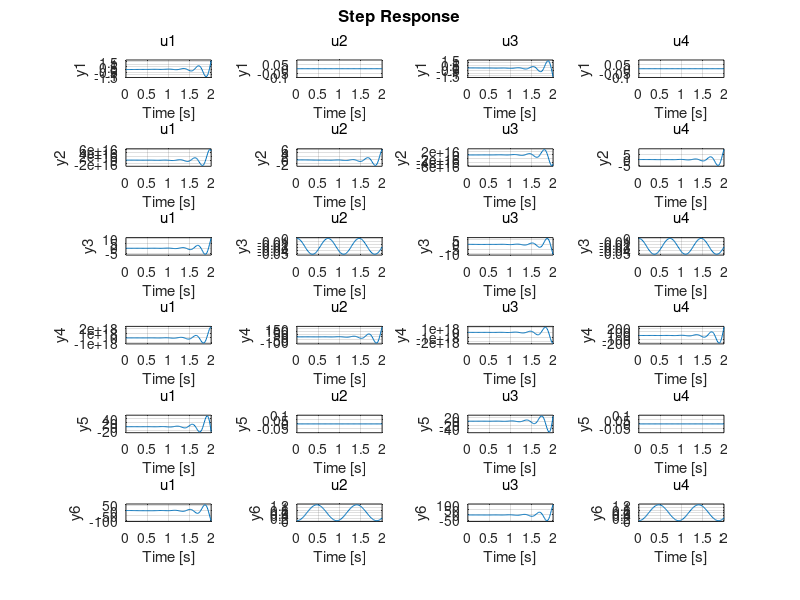

Here is the MATLAB script that generated this plot:
%====================Parameters====================
%total mass of the vehicle, ask your mechanics
tot_m = 0.5; %in kg (assumption)
%mass of each motors, ask your mechanics
%unused in this program
mass1 = 0.1; %in kg
mass2 = 0.1; %in kg
mass3 = 0.1; %in kg
mass4 = 0.1; %in kg
%Radius of the prop, ask your mechanics
%unused in this program
radius1 = 0.1; %in meter
radius2 = 0.1; %in meter
radius3 = 0.1; %in meter
radius4 = 0.1; %in meter
%Length of the arm, ask your mechanics
frame_r = 0.25; %in meter (assumption)
%Center of mass, ask your mechanics
x_com = 0.5; %center of mass in meter
y_com = 0.5; %center of mass in meter
%Thrust force for each propellers (assumptions), ask your mechanics
f1 = 1.0;
f2 = 1.0;
f3 = 1.0;
f4 = 1.0;
%Moment of inertia along the x, y, and z-axis, ask your mechanics
%assumption
I_x = 0.0196; %in kgm^2
I_y = 0.0196; %in kgm^2
I_z = 0.0264; %in kgm^2
%moment of each motor, ask your mechanics (assumption)
m1 = 0.5; %in Nm
m2 = 0.5; %in Nm
m3 = 0.5; %in Nm
m4 = 0.5; %in Nm
%acceleration due to gravity (fixed)
g = -9.81 %in ms^-2

%====================F to M scaling factor====================
total_moment =  m1+m2+m3+m4;
total_force = f1+f2+f3+f4;
fm_scaling_factor = total_moment/((total_force)*(sqrt(x_com*x_com + y_com*y_com)))
%source: OpenAI

%Define state matrices
A = [0 0 0 1 0 0 0 0 0 0 0 0;
     0 0 0 0 1 0 0 0 0 0 0 0;
     0 0 0 0 0 1 0 0 0 0 0 0;
     0 0 0 0 0 0 0 -g 0 0 0 0;
     0 0 0 0 0 0 g 0 0 0 0 0;
     0 0 0 0 0 0 0 0 0 0 0 0;
     0 0 0 0 0 0 0 0 0 1 0 0;
     0 0 0 0 0 0 0 0 0 0 1 0;
     0 0 0 0 0 0 0 0 0 0 0 1;
     0 0 0 0 0 0 0 0 0 0 0 0;
     0 0 0 0 0 0 0 0 0 0 0 0;
     0 0 0 0 0 0 0 0 0 0 0 0];
 
 B = [0 0 0 0;
      0 0 0 0;
      0 0 0 0;
      0 0 0 0;
      0 0 0 0;
      (-1/tot_m) (-1/tot_m) (-1/tot_m) (-1/tot_m);
      0 0 0 0;
      0 0 0 0;
      0 0 0 0;
      0 (frame_r/I_x) 0 (-frame_r/I_x);
      (frame_r/I_y) 0 (-frame_r/I_y) 0;
      (-fm_scaling_factor/I_z) (fm_scaling_factor/I_z) (-fm_scaling_factor/I_z) (fm_scaling_factor/I_z)];
  
  C = [1 0 0 0 0 0 0 0 0 0 0 0;
       0 1 0 0 0 0 0 0 0 0 0 0;
       0 0 1 0 0 0 0 0 0 0 0 0;
       0 0 0 0 0 0 1 0 0 0 0 0;
       0 0 0 0 0 0 0 1 0 0 0 0;
       0 0 0 0 0 0 0 0 1 0 0 0];
   
  D = 0;
   
  sys = ss(A,B,C,D);
  B_rank = rank(B)
  A_rank = rank(A)
  P = [-4+3i;-4-3i;-6;-6.5;-7;-7.5;-7.8;-8;-8.2;-8.4;-8.6;-9];
  P_rank = rank(P)
  K = place(A,B,P) %put this thing to khageswara
  
  Acl = A - B*K
  Ecl = eig(Acl)
  
  syscl = ss(Acl,B,C,D)
  step(syscl)
  
  %Sources:
  %https://youtu.be/hpeKrMG-WP
  %https://youtu.be/TKBm1GzxUO8

